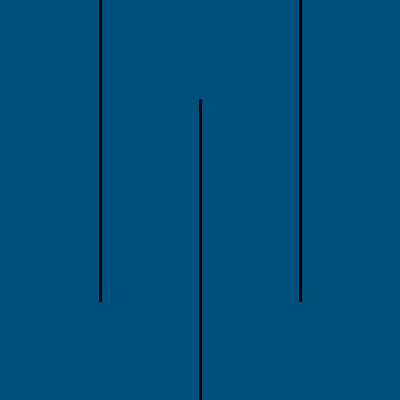
Frame 1 (no input)
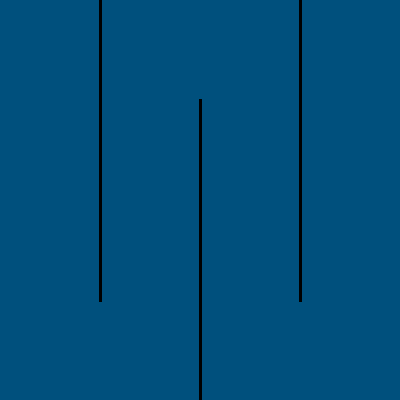
Frame 60 (the mouse pressed at the canvas centre just before this capture)
Frame 120 (the mouse held since frame 60 and released just before this capture): identical to frame 60, image omitted

The Processing sketch that drew these frames (run headless with seeded random() and noise(); from frame 60 on, the mouse is pressed at the canvas centre):

// Processing sketch: processing_15016
// ── processing_15016.pde

float taille;

void setup() {
  taille = 1;
  size(400,400);
  background(0,80,125);
  frameRate(1000);
  
}

void draw() {
  strokeWeight(3);
  line(100,300,100,0);
  line(200,400,200,100);
  line(300,0,300,300);
}

void mouseMoved() {
  if((mouseX+taille/2 >= 99 && mouseX+taille/2 <= 101)
      && !(mouseY+taille/2 >= 300 && mouseY+taille/2 <= 400)) {
    println("perdu");
    taille = 0;
  }
  else {
    taille+=0.3;
    fill(50,255,125);
    ellipse(mouseX,mouseY,taille,taille);
  }
}
